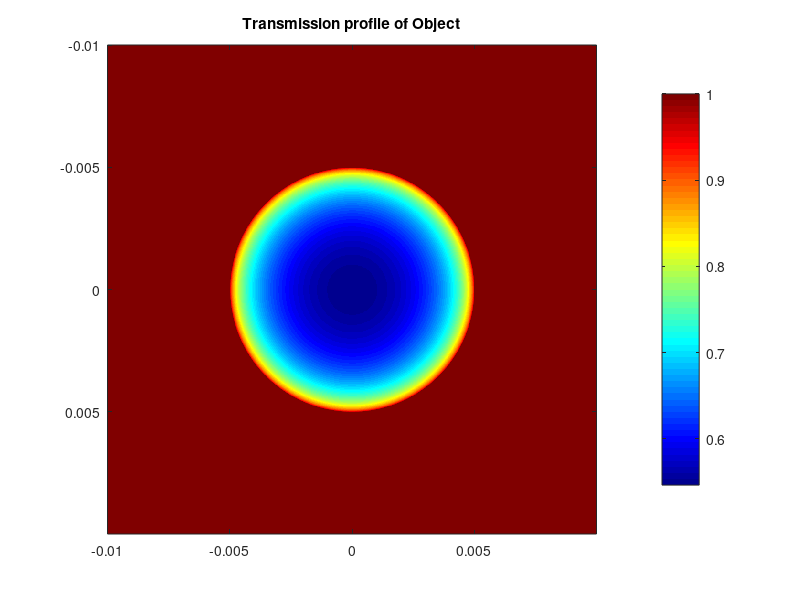
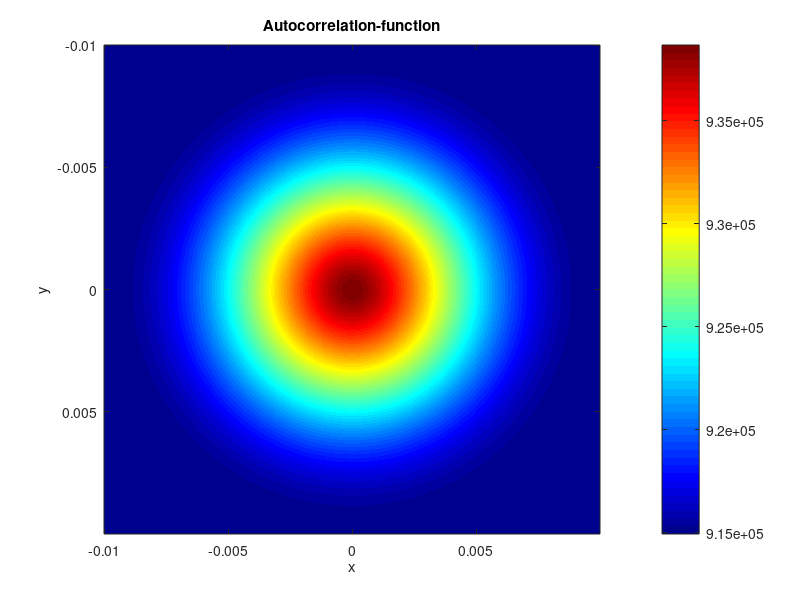
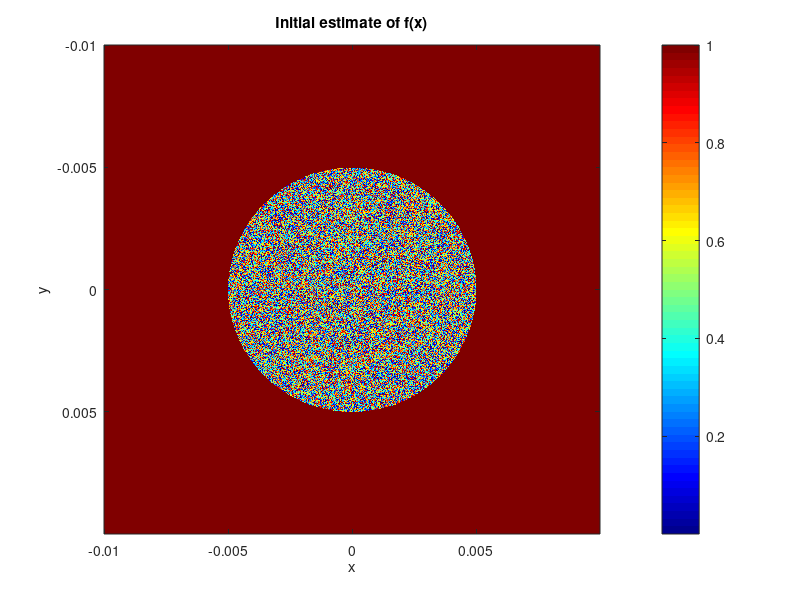
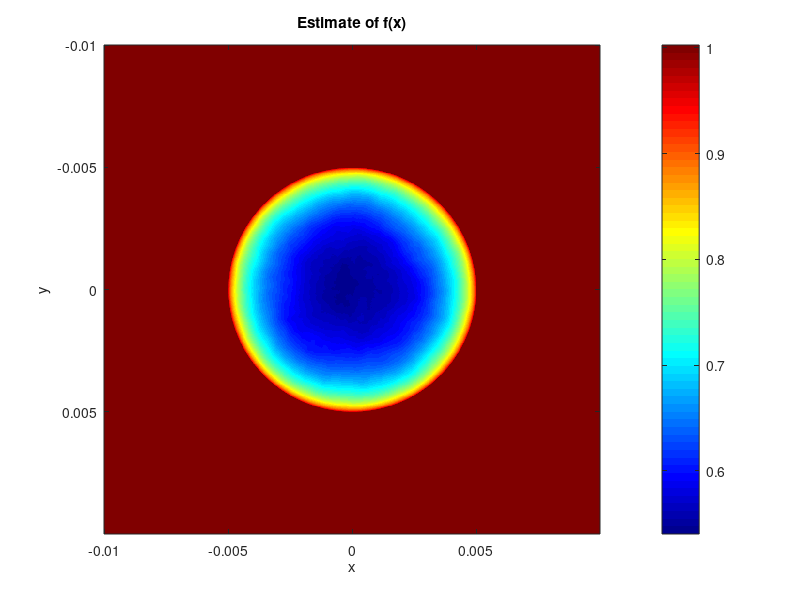

These charts were generated, in order, by the following MATLAB code:
clc;
clear all;
close all;

folderpath = 'D:\Research_implementations\Paper_12\Single lens\Output\HIO';
a=dir([folderpath '/*.png']);
num=size(a,1)+1;

lambda=650*10^-9;
N=2^10;
Dimesnion=20*10^-3;
k=(2*pi)/lambda;
R1=Dimesnion/4;
R2=Dimesnion/5;
d1=Dimesnion/N;
alpha1=0.002;
beta1=0.0001;
alpha2=alpha1/1.1;
beta2=beta1/2;
cx1=0;
cy1=0;
cx2=-R1/2;
cy2=0*10^-3;
x=((-N/2):((N/2)-1))*d1;
y=((-N/2):((N/2)-1))*d1;
du = 1/(N*d1);
umax = 1/(2*d1);
u = -umax:du:umax-du;
[U,V]=meshgrid(u,u);

[X,Y]=meshgrid(x,y);
L1= real(sqrt(R1^2-((X-cx1).^2 + (Y-cy1).^2)));
L2= real(sqrt(R2^2-((X-cx2).^2 + (Y-cy2).^2)));
phase1 = k*alpha1*L1/1.4;
phase2 = k*alpha2*L2;
phase= phase1;
T1 = k*beta1*L1/8;
T2 = k*beta2*L2;

T= exp(-(T1));

fx=T;

figure
imagesc(x,y,T);
axis image
title(['Transmission profile of Object']);
colorbar
colormap(jet)

du = 1/(N*d1);
umax = 1/(2*d1);
u = -umax:du:umax-du;
[U,V]=meshgrid(u,u);
freq_sq=U.^2+V.^2;

noise=randn(N).*sqrt(10^-10);



mod_Fu=(abs(fftshift(fft2(fx))));


autocorrel=real(ifftshift(ifft2(((abs(fft2(fx)).^2)))));
figure 
imagesc(x,y,autocorrel);
title(['Autocorrelation-function']);
xlabel('x');
ylabel('y');
colorbar
colormap(jet)
% saveas(gcf,"3_autocorrelation.png");


M=zeros(N);
A=(X-cx1).^2+ (Y-cy1).^2<=(R1)^2;
%A= (abs(X)<=R1)&(abs(Y)<=R1 );

M(A)=1;
fx_estimate=rand(N).*M+imcomplement(M);

figure 
imagesc(x,y,fx_estimate);
title(['Initial estimate of f(x)']);
xlabel('x');
ylabel('y');
colorbar
colormap(jet)
%saveas(gcf,"4_fx_estimate.png");

it=30;
beta=0.1;

for i=1:it
F_estimate= fftshift(fft2(fx_estimate));
Ef(i)=(sum(sum(((abs(F_estimate)- mod_Fu).^2)*(du)*(du))))/(sum(sum((mod_Fu.^2)*(du)*(du))));
F_estimate=mod_Fu.*exp(1j.*angle(F_estimate));
fx_estimate_dash= real(ifft2(ifftshift(F_estimate)));ff=imcomplement(M).*fx_estimate_dash;
fff=ff~=1;
Es(i)=(sum(sum(((fx_estimate_dash(fff)).^2)*(d1)*(d1))))/(sum(sum((fx_estimate_dash.^2)*(d1)*(d1))));
dd=fx_estimate_dash>=0;
fx_estimate=(fx_estimate_dash.*dd + (fx_estimate-(beta.*fx_estimate_dash)).*imcomplement(dd) ).*M+imcomplement(M);
end

figure 
imagesc(x,y,(fx_estimate));
title(['Estimate of f(x)']);
xlabel('x');
ylabel('y');
colorbar
colormap(jet)
%saveas(gcf,"5_fx_estimate_final.png");


 i=1:it;
 
figure 
plot(i,Ef);
title(['Error E_F']);
xlabel('Iterations');
%saveas(gcf,"6_Ef.png");

figure 
plot(i,Es);
title(['Error E_s']);
xlabel('Iterations');
%saveas(gcf,"7_Es.png");
